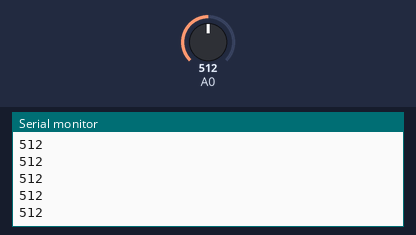
The sketch below on a simulated Arduino Uno, built with avr-gcc and run on an emulated ATmega328P. Shown: the last lines printed to the serial monitor. The inputs (shaded band) are chosen by the test bench; at power-on: A0 = 512.

Above: at 1.2 s.
1.3 s: A0 set to 716
At 1.31 s:
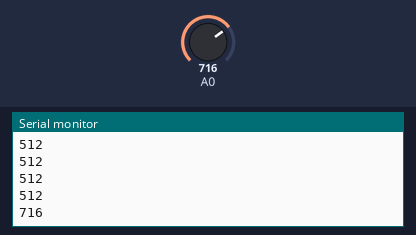
2.8 s: A0 set to 900
At 2.81 s:
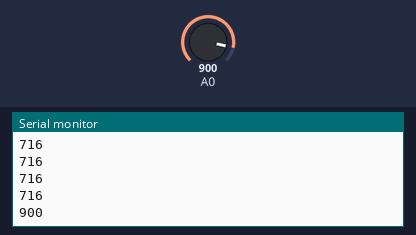
Timing chart, 0 to 5.8 s (numbered marks = the images above; inputs shaded):
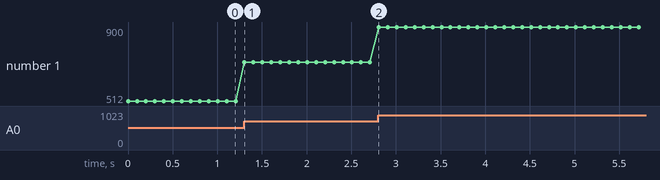

The sketch:

MQ135_Air_Quality_Sensor.ino
```cpp
int airqualityval;

void setup()
{
  Serial.begin(9600);      // sets the serial port to 9600
}

void loop()
{
   airqualityval = analogRead(A0);       // read analog input pin 0
  Serial.println( airqualityval, DEC);  // prints the value read
  delay(100);                        // wait 100ms for next reading
}
```

Measured:
- after the input at 1.3 s, the serial monitor: prints a new line at once (image 1)
- after the input at 2.8 s, the serial monitor: prints a new line at once (image 2)
- plotted number 1: 512 → 716 after the input at 1.3 s, 716 → 900 after the input at 2.8 s
